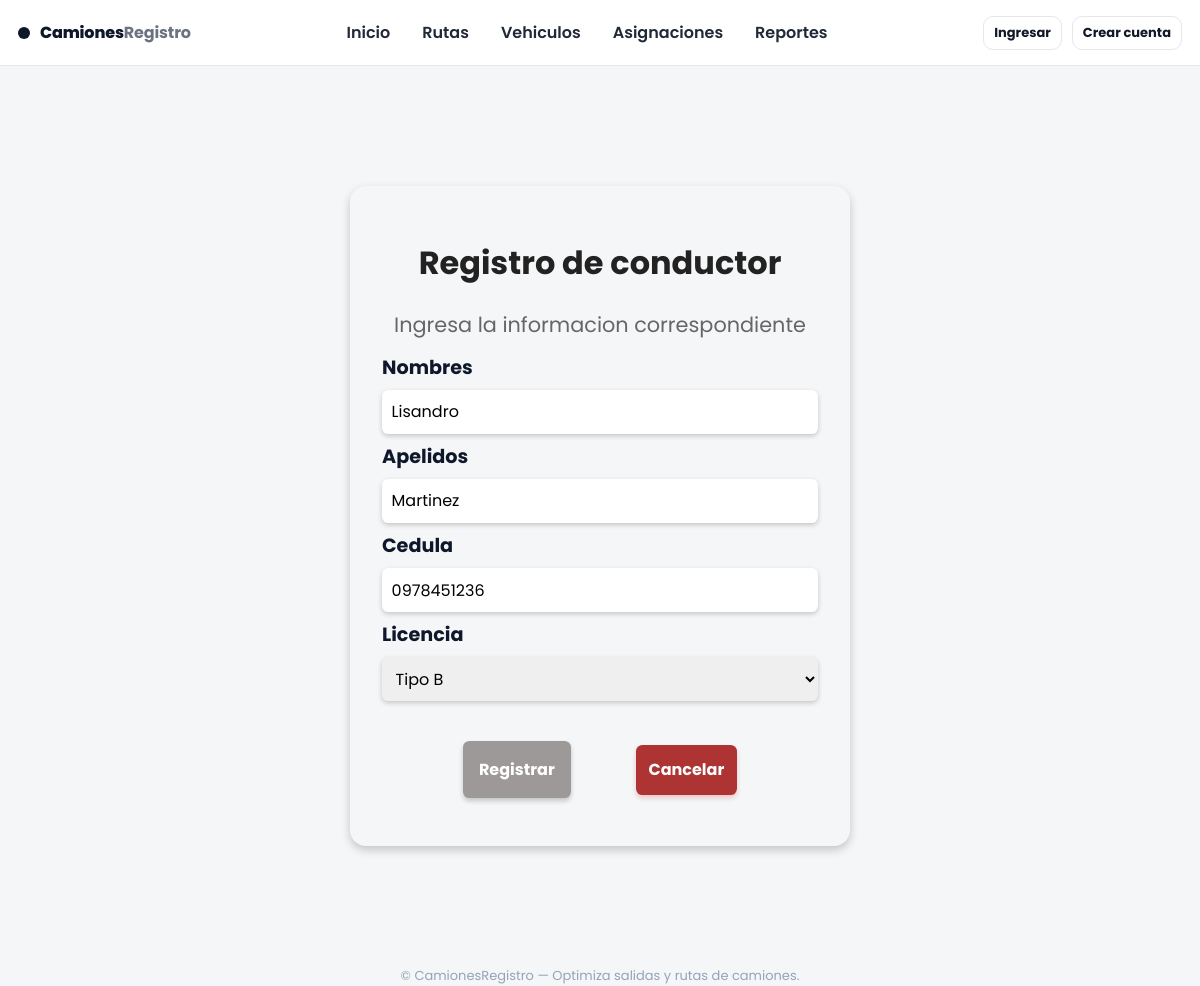
/vehiculos/actualizar_conductor/1/, run on the app's committed database.
### vehiculos/models.py (models this page shows, shortened)
class Chofer(models.Model):
    nombres = models.CharField(max_length=100)
    apellidos = models.CharField(max_length=100)
    cedula = models.CharField(max_length=10, unique=True, null=True)
    licencia = models.ForeignKey(Licencia, null=True, on_delete=models.SET_NULL)
    class Meta:
        verbose_name = 'Chofer'
        verbose_name_plural = 'Choferes'
        ordering = ['apellidos']

### vehiculos/views.py (the view)
# urls.py: path('actualizar_conductor/<int:pk>/', ActualizarConductor, name="actualizar_conductor"),
def ActualizarConductor(request, pk):
    chofer = get_object_or_404(Chofer, pk=pk)
    if request.method == 'POST':
        form = ChoferForm(request.POST, instance=chofer)
        if form.is_valid():
            form.save()
            messages.success(request, 'Conductor actualizado correctamente')
            return redirect('vehiculos:listar_conductores')
        messages.error(request, 'Revisa algun error en el formulario')
    else:
        form = ChoferForm(instance=chofer)
    return render(request, 'Chofer/registrar.html', {'form':form})

### vehiculos/forms.py (shortened to what this page needs)
class ChoferForm(forms.ModelForm):
    class Meta:
        model = Chofer
        fields = '__all__'
        widgets = {
            'nombres': forms.TextInput(attrs={
                'placeholder': 'Ingresa el nombre',
                'required': True
            }),
            'apellidos': forms.TextInput(attrs={
                'placeholder': 'Ingresa el apellido',
                'required': True
            }),
            'cedula': forms.TextInput(attrs={
                'placeholder': '0932567890',
                'required': False
            }),
        }

### vehiculos/models.py (called while the page is built)
    def __str__(self):
        return self.nombre

### vehiculos/templates/Chofer/registrar.html (shortened to what this page needs)
{% extends 'layouts/base.html' %}
{% load static %}
{% block extra_css %} <link rel="stylesheet" href="{% static 'css/form.css' %}"> {% endblock %}
{% block content %}
    <form class="form" method="post" enctype="multipart/form-data">
        <h1>Registro de conductor</h1>
        <p>Ingresa la informacion correspondiente</p>
        <div class="control-input">
            <label for="nombres">Nombres</label>
            {{form.nombres}}
        </div>
        <div class="control-input">
            <label for="apellidos">Apelidos</label>
            {{form.apellidos}}
        </div>
        <div class="control-input">
            <label for="cedula">Cedula</label>
            {{form.cedula}}
        </div>
        <div class="control-input">
            <label for="licencia">Licencia</label>
            {{form.licencia}}
        </div>
        <div class="botones">
            <button type="submit">Registrar</button>
            <a href="{% url 'vehiculos:listar_conductores' %}">Cancelar</a>
        </div>
    </form>
{% endblock %}

### static/css/base.css (style rules this page uses)
:root { --bg:#f4f6f8; --card:#ffffff; --text:#0f172a; --muted:#6b7280; --border:#e5e7eb; --primary:#0f172a; --radius:14px; --shadow:0 10px 30px rgba(2,6,23,.06); --accent:#111827; }
* { box-sizing:border-box; font-family: "Poppins", sans-serif; }
html,body { height:100% }
body { margin:0; background:var(--bg); color:var(--text); }

### vehiculos/static/css/form.css (style rules this page uses)
.form { padding: 2rem; margin: 120px auto; box-shadow: 0 4px 10px rgba(0, 0, 0, 0.2); max-width: 500px; width: 100%; border-radius: 1rem; }
.form h1 { text-align: center; font-size: 2rem; color: #222; }
.form p { text-align: center; margin-bottom: 0.8rem; color: #666; font-size: 1.3rem; }
.form label { display: block; font-size: 1.2rem; font-weight: bold; margin-bottom: 0.5rem; }
.form input, select { width: 100%; padding: 0.6rem; border-radius: 0.4rem; font-size: 1rem; border: 0; box-shadow: 0 2px 5px rgba(0, 0, 0, 0.2); margin-bottom: 0.5rem; }
.botones { margin-top: 1rem; padding: 1rem; display: flex; justify-content: space-evenly; align-items: center; }
.botones button { background-color: #9e9999; border: 0; padding: 1rem; font-size: 1rem; color: #fff; border-radius: 0.4rem; box-shadow: 0 3px 5px rgba(0, 0, 0, 0.2); cursor: pointer; font-weight: bold; transition: 0.3s all; }
.botones a { padding: 0.8rem; background-color: rgb(174, 51, 51); text-decoration: none; color: #fff; border-radius: 0.4rem; font-size: 1rem; font-weight: bold; box-shadow: 0 3px 5px rgba(202, 17, 17, 0.2); transition: 0.3s all; }

### data on the page
Chofer: nombres "Lisandro", apellidos "Martinez", cedula "0978451236", licencia "Tipo B"
